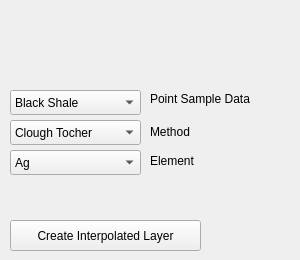
    <widget class="QWidget" name="tab_3">
     <attribute name="title">
      <string>Geochemistry</string>
     </attribute>
     <widget class="QLabel" name="label_51">
      <property name="geometry">
       <rect>
        <x>150</x>
        <y>90</y>
        <width>141</width>
        <height>17</height>
       </rect>
      </property>
      <property name="text">
       <string>Point Sample Data</string>
      </property>
     </widget>
     <widget class="QComboBox" name="interpolation_method_box">
      <property name="geometry">
       <rect>
        <x>10</x>
        <y>120</y>
        <width>131</width>
        <height>25</height>
       </rect>
      </property>
      <item>
       <property name="text">
        <string>Clough Tocher</string>
       </property>
      </item>
      <item>
       <property name="text">
        <string>Option 2</string>
       </property>
      </item>
     </widget>
     <widget class="QLabel" name="label_52">
      <property name="geometry">
       <rect>
        <x>150</x>
        <y>123</y>
        <width>141</width>
        <height>17</height>
       </rect>
      </property>
      <property name="text">
       <string>Method</string>
      </property>
     </widget>
     <widget class="QComboBox" name="geochem_data_selection_box">
      <property name="geometry">
       <rect>
        <x>10</x>
        <y>90</y>
        <width>131</width>
        <height>25</height>
       </rect>
      </property>
      <item>
       <property name="text">
        <string>Black Shale</string>
       </property>
      </item>
      <item>
       <property name="text">
        <string>NGDB Rock</string>
       </property>
      </item>
     </widget>
     <widget class="QComboBox" name="element_selection_box">
      <property name="geometry">
       <rect>
        <x>10</x>
        <y>150</y>
        <width>131</width>
        <height>25</height>
       </rect>
      </property>
      <item>
       <property name="text">
        <string>Ag</string>
       </property>
      </item>
      <item>
       <property name="text">
        <string>Al</string>
       </property>
      </item>
      <item>
       <property name="text">
        <string>As</string>
       </property>
      </item>
      <item>
       <property name="text">
        <string>Au</string>
       </property>
      </item>
      <item>
       <property name="text">
        <string>B</string>
       </property>
      </item>
      <item>
       <property name="text">
        <string>Ba</string>
       </property>
      </item>
      <item>
       <property name="text">
        <string>Be</string>
       </property>
      </item>
      <item>
       <property name="text">
        <string>Bi</string>
       </property>
      </item>
      <item>
       <property name="text">
        <string>Ca</string>
       </property>
      </item>
      <item>
       <property name="text">
        <string>Cd</string>
       </property>
      </item>
     </widget>
     <widget class="QLabel" name="label_53">
      <property name="geometry">
       <rect>
        <x>150</x>
        <y>152</y>
        <width>141</width>
        <height>17</height>
       </rect>
      </property>
      <property name="text">
       <string>Element</string>
      </property>
     </widget>
     <widget class="QPushButton" name="do_interpolate_button">
      <property name="geometry">
       <rect>
        <x>10</x>
        <y>220</y>
        <width>191</width>
        <height>31</height>
       </rect>
      </property>
      <property name="text">
       <string>Create Interpolated Layer</string>
      </property>
     </widget>
    </widget>
